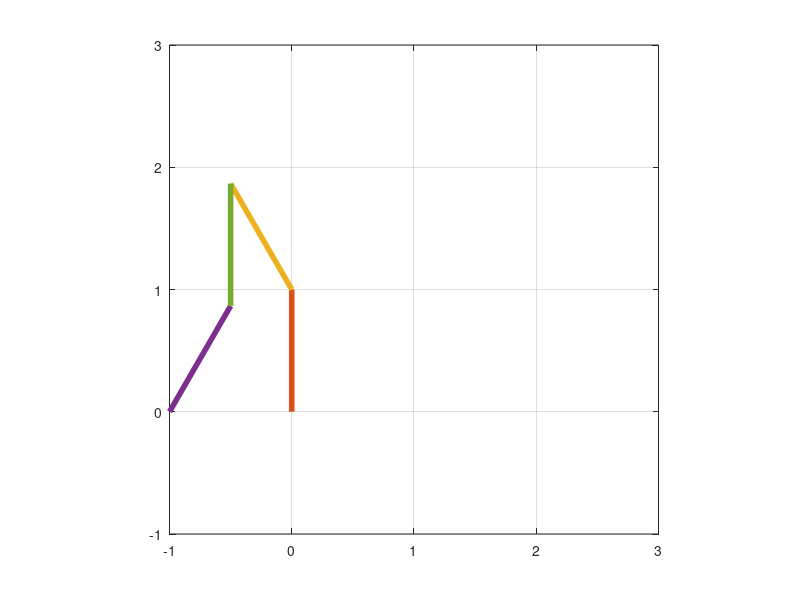

This figure's MATLAB source: (Note: this script raises an error after producing the figure.)
function Example5_3
clear all
global m1 m2 m3 m4 I1 I2 I3 I4 g l1 l2 l3 l4 s1 s2 s3 s4 v  chx chy u cbx cby
m1=1;
m2=1;
m3=1;
m4=1;
l1=1;
l2=1;
l3=1;
l4=1;
s1=0.5;
s2=0.5;
s3=0.5;
s4=0.5;
g=9.81;
I1=m1*l1^2/12;
I2=m2*l2^2/12;
I3=m3*l3^2/12;
I4=m4*l4^2/12;
v=0.25;
theta1=pi/2;
theta2=pi*2/3;
theta3=pi/2;
theta4=pi/3;
chx=l1*cos(theta1)+l2*cos(theta2);
chy=l1*sin(theta1)+l2*sin(theta2);
u=0.5;
cbx=l2*cos(theta2)-l4*cos(theta4);
cby=0;

TSPAN=[0:1E-2:12];
X0=[s1*cos(theta1) s1*sin(theta1) theta1 l1*cos(theta1)+s2*cos(theta2) l1*sin(theta1)+s2*sin(theta2) theta2 l2*cos(theta2) l4*sin(theta4)+s3*sin(theta3) theta3 l2*cos(theta2)-s4*cos(theta4) s4*sin(theta4) theta4 0 0 0 0 0 0 0 0 0 0 0 0];
[t,X]=ode45(@func,TSPAN,X0);

%animation
for i=1:length(X)
    figure(1);
    plot([0,0],[0,0]);
    grid;
    axis square;
    xmin=-1;xmax=3;ymin=-1;ymax=3;
    axis([xmin,xmax,ymin,ymax]);
    hold on;
    xQp=X(i,1)-s1*cos(X(i,3));
    yQp=X(i,2)-s1*sin(X(i,3));
    xPp1=X(i,1)+(l1-s1)*cos(X(i,3));
    yPp1=X(i,2)+(l1-s1)*sin(X(i,3));
    xPp2=X(i,4)-s2*cos(X(i,6));
    yPp2=X(i,5)-s2*sin(X(i,6));
    xRp=X(i,4)+(l2-s2)*cos(X(i,6));
    yRp=X(i,5)+(l2-s2)*sin(X(i,6));
    xRs=X(i,7)+(l3-s3)*cos(X(i,9));
    yRs=X(i,8)+(l3-s3)*sin(X(i,9));
    xPs2=X(i,7)-s3*cos(X(i,9));
    yPs2=X(i,8)-s3*sin(X(i,9));
    xPs1=X(i,10)+(l4-s4)*cos(X(i,12));
    yPs1=X(i,11)+(l4-s4)*sin(X(i,12));
    xQs=X(i,10)-s4*cos(X(i,12));
    yQs=X(i,11)-s4*sin(X(i,12));
    plot([xQp,xPp1],[yQp,yPp1],'linewidth',4);
    plot([xRp,xPp2],[yRp,yPp2],'linewidth',4);
    plot([xQs,xPs1],[yQs,yPs1],'linewidth',4);
    plot([xRs,xPs2],[yRs,yPs2],'linewidth',4);
    drawnow
    hold off
    set(1,'doublebuffer','on')
end

figure(2);
plot(t,X(:,5)+(l2-s2)*sin(X(:,6)))
xlabel('time','FontSize',18);
ylabel('Ry','FontSize',18);

function dXdt=func(t,X)
global m1 m2 m3 m4 I1 I2 I3 I4 g l1 l2 l3 l4 s1 s2 s3 s4 v  chx chy u1 cbx1 cby1 u2 cbx2 cby2 theta1 theta2 theta3 theta4

theta1=pi/2;
theta2=pi*2/3;
theta3=pi/2;
theta4=pi/3;

if 0<=t&&t<=4
    u1=0;
    u2=0.5;
    cbx1=0;
    cbx2=-1;
    cby1=0;
    cby2=0;
elseif 4<t&&t<=8
    u1=0.5;
    u2=0;
    cbx1=-2;
    cbx2=1;
    cby1=0;
    cby2=0;
elseif 8<t&&t<=12
    u1=0;
    u2=0.5;
    cbx1=2;
    cbx2=-3;
    cby1=0;
    cby2=0;
elseif 12<t&&t<=16
    u1=0.5;
    u2=0;
    cbx1=-4;
    cbx2=3;
    cby1=0;
    cby2=0;    
end
M1=[m1 0 0;
    0 m1 0;
    0 0 I1];
M2=[m2 0 0;
    0 m2 0;
    0 0 I2];
M3=[m3 0 0;
    0 m3 0;
    0 0 I3];
M4=[m4 0 0;
    0 m4 0;
    0 0 I4];
Q=[0;
    -m1*g;
    0;
    0;
    -m2*g;
    0;
    0;
    -m3*g;
    0;
    0;
    -m4*g;
    0];

Cq1=[1 0 s1*sin(X(3));
    0 1 -s1*cos(X(3));
    1 0 -(l1-s1)*sin(X(3));
    0 1 (l1-s1)*cos(X(3));
    0 0 0;
    0 0 0;
    0 0 0;
    0 0 0;
    0 0 0;
    0 0 0;
    0 0 0;
    0 0 0];
Cq2=[0 0 0;
    0 0 0;
    -1 0 -s2*sin(X(6));
    0 -1 s2*cos(X(6));
    1 0 -(l2-s2)*sin(X(6));
    0 1 (l2-s2)*cos(X(6));
    0 0 0;
    0 0 0;
    1 0 -(l2-s2)*sin(X(6));
    0 1 (l2-s2)*cos(X(6));
    0 0 0;
    0 0 0];
Cq3=[0 0 0;
     0 0 0;
     0 0 0;
     0 0 0;
    -1 0 (l3-s3)*sin(X(9));
    0 -1 -(l3-s3)*cos(X(9));
    1 0 s3*sin(X(9));
    0 1 -s3*cos(X(9));
    0 0 0;
    0 0 0;
    0 0 0;
    0 0 0];
Cq4=[0 0 0;
    0 0 0;
    0 0 0;
    0 0 0;
    0 0 0;
    0 0 0;
    -1 0 (l4-s4)*sin(X(12));
    0 -1 -(l4-s4)*cos(X(12));
    0 0 0;
    0 0 0;
    1 0 s4*sin(X(12));
    0 1 -s4*cos(X(12))]; 
A=[M1 zeros(3,3) zeros(3,3) zeros(3,3)   Cq1';
    zeros(3,3) M2 zeros(3,3) zeros(3,3)  Cq2';
    zeros(3,3) zeros(3,3) M3 zeros(3,3)  Cq3';
    zeros(3,3) zeros(3,3) zeros(3,3) M4  Cq4';
    Cq1        Cq2        Cq3       Cq4  zeros(12,12)];

alph=50;
beta=50;
C=[X(1)-s1*cos(X(3))-(u1*t+cbx1);
    X(2)-s1*sin(X(3))-cby1;
    X(1)+(l1-s1)*cos(X(3))-X(4)+s2*cos(X(6));
    X(2)+(l1-s1)*sin(X(3))-X(5)+s2*sin(X(6));
    X(4)+(l2-s2)*cos(X(6))-X(7)-(l3-s3)*cos(X(9));
    X(5)+(l2-s2)*sin(X(6))-X(8)-(l3-s3)*sin(X(9));
    X(7)-s3*cos(X(9))-X(10)-(l4-s4)*cos(X(12));
    X(8)-s3*sin(X(9))-X(11)-(l4-s4)*sin(X(12));
    X(4)+(l2-s2)*cos(X(6))-(v*t+chx);
    X(5)+(l2-s2)*sin(X(6))-chy;
    X(10)-s2*cos(X(12))-(u2*t+cbx2);
    X(11)-s2*sin(X(12))-cby2];
    
C1=[X(13)+s1*sin(X(3))*X(15)-u1;
    X(14)-s1*cos(X(3))*X(15);
    X(13)-(l1-s1)*sin(X(3))*X(15)-X(16)-s2*sin(X(6))*X(18);
    X(14)+(l1-s1)*cos(X(3))*X(15)-X(17)+s2*cos(X(6))*X(18);
    X(16)-(l2-s2)*sin(X(6))*X(18)-X(19)+(l3-s3)*sin(X(9))*X(21);
    X(17)+(l2-s2)*cos(X(6))*X(18)-X(20)-(l3-s3)*cos(X(9))*X(21);
    X(19)+s3*sin(X(9))*X(21)-X(22)+(l4-s4)*sin(X(12))*X(24);
    X(20)-s3*cos(X(9))*X(21)-X(23)-(l4-s4)*cos(X(12))*X(24);
    X(16)-(l2-s2)*sin(X(6))*X(18)-v;
    X(17)+(l2-s2)*cos(X(6))*X(18);
    X(22)+s2*sin(X(12))*X(24)-u2;
    X(23)-s2*cos(X(12))*X(24)];    
    

Gm=[s1*sin(X(3))*X(15)^2;
    s1*cos(X(3))*X(15)^2;
    -(l1-s1)*cos(X(3))*X(15)^2-s2*cos(X(6))*X(18)^2;
    -(l1-s1)*sin(X(3))*X(15)^2-s2*sin(X(6))*X(18)^2;
    -(l2-s2)*cos(X(6))*X(18)^2+(l3-s3)*cos(X(9))*X(21)^2;
    -(l2-s2)*sin(X(6))*X(18)^2+(l3-s3)*sin(X(9))*X(21)^2;
    s3*cos(X(9))*X(21)^2+(l4-s4)*cos(X(12))*X(24)^2;
    s3*sin(X(9))*X(21)^2+(l4-s4)*sin(X(12))*X(24)^2;
    -(l2-s2)*cos(X(6))*X(18)^2;
    -(l2-s2)*sin(X(6))*X(18)^2;
    s2*cos(X(12))*X(24)^2;
    s2*sin(X(12))*X(24)^2]-2*alph*C1-(beta^2)*C;
RHS=[Q;
    Gm];
ACC=A\RHS;


dXdt=zeros(24,1);
dXdt(1:12)=X(13:24);
dXdt(13:24)=ACC(1:12);

    